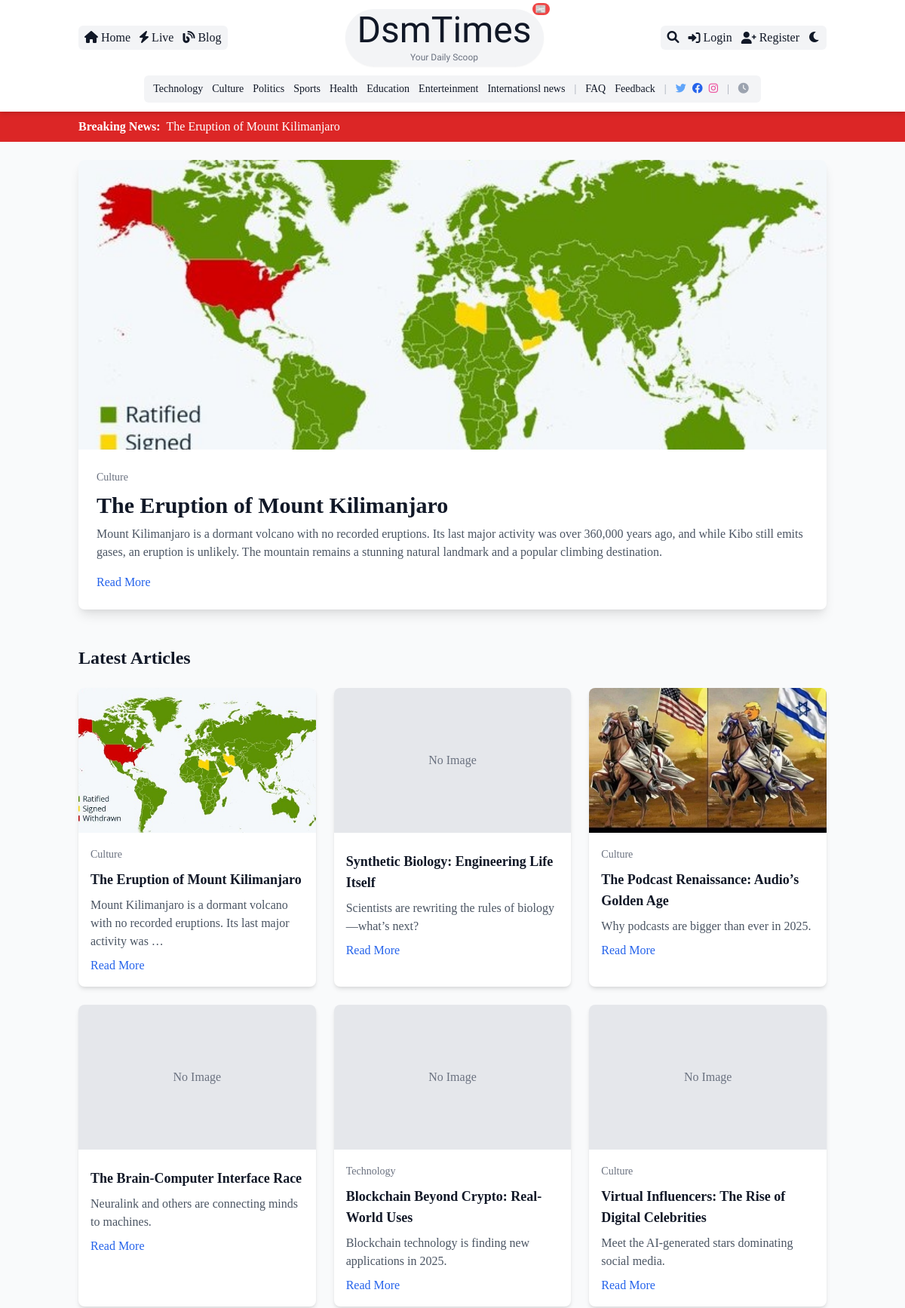
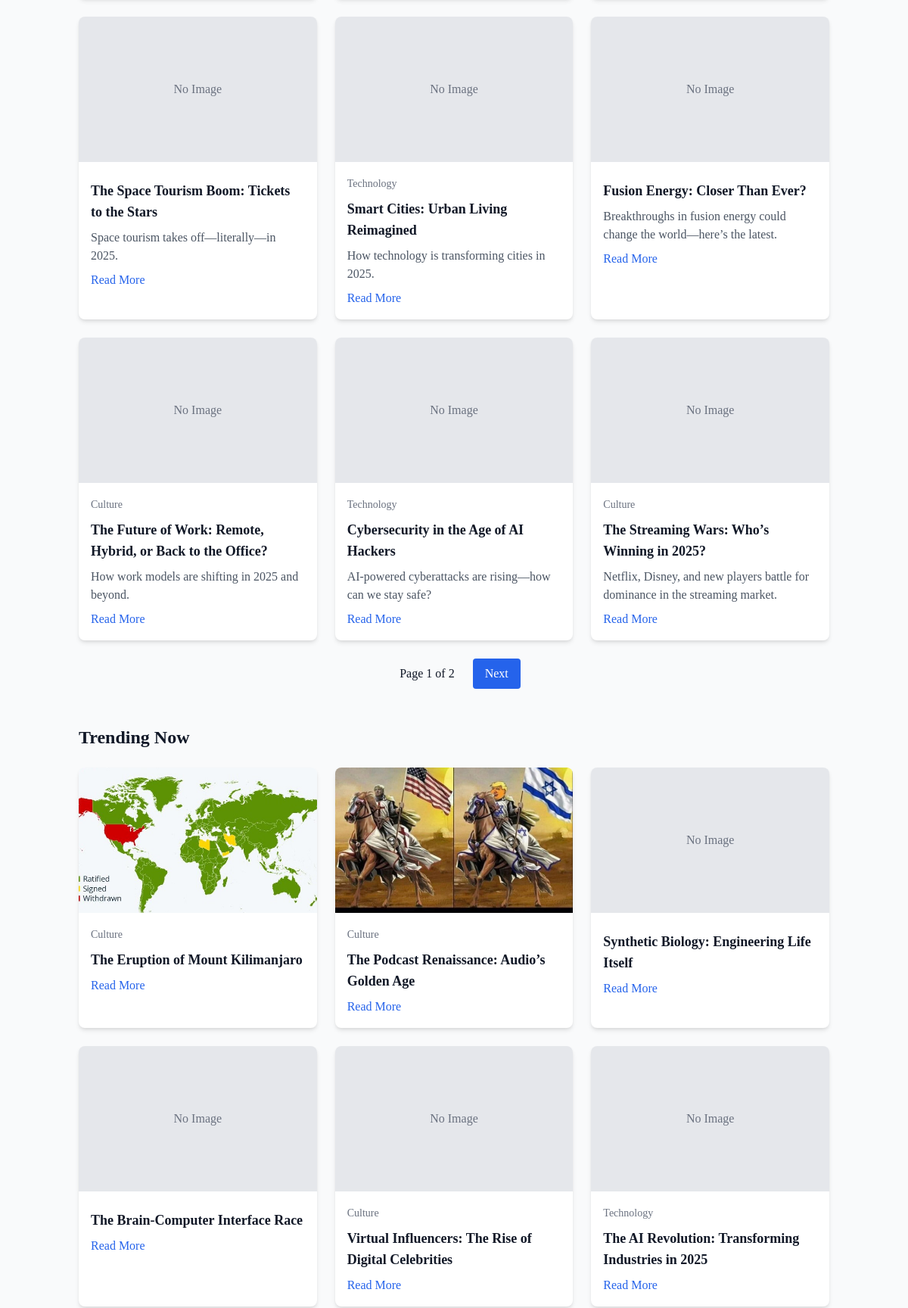
The page / (upper part) on the database its author committed (2 pictures, top to bottom).
### core/models.py (models this page shows, shortened)
class Category(models.Model):
    name = models.CharField(max_length=100, unique=True)
    slug = models.SlugField(unique=True)
    description = models.TextField(blank=True)
    image = models.ImageField(upload_to='category_images/', blank=True)
    is_special = models.BooleanField(default=False)
    color = models.CharField(max_length=7, blank=True, default='#000000')  # Hex color code

class Article(models.Model):
    STATUS_CHOICES = (
        ('draft', 'Draft'),
        ('pending', 'Pending Approval'),
        ('published', 'Published'),
        ('hidden', 'Hidden'),
    )
    title = models.CharField(max_length=200)
    slug = models.SlugField(unique=True)
    author = models.ForeignKey(User, on_delete=models.CASCADE, related_name='articles')
    category = models.ForeignKey(Category, on_delete=models.SET_NULL, null=True)
    tags = models.ManyToManyField(Tag, blank=True)
    content = models.TextField()
    summary = models.TextField(max_length=500)
    featured_image = models.ImageField(upload_to='article_images/', blank=True, null=True)
    is_premium = models.BooleanField(default=False)
    status = models.CharField(max_length=20, choices=STATUS_CHOICES, default='draft')
    submitted_at = models.DateTimeField(auto_now_add=True)
    published_at = models.DateTimeField(null=True, blank=True)
    updated_at = models.DateTimeField(auto_now=True)
    views_count = models.PositiveIntegerField(default=0)
    read_time_minutes = models.PositiveIntegerField(default=5)
    breaking_news = models.BooleanField(default=False)
    likes = models.ManyToManyField(User, related_name='liked_articles', blank=True)

### core/views.py (the view)
# urls.py: path('', views.home, name='home'),
def home(request):
    breaking_news = Article.objects.filter(breaking_news=True, status='published').order_by('-published_at')[:1]
    featured_article = Article.objects.filter(status='published', is_premium=False).order_by('-published_at').first()
    latest_articles = Article.objects.filter(status='published').order_by('-published_at')
    paginator = Paginator(latest_articles, 12)
    page_number = request.GET.get('page')
    page_obj = paginator.get_page(page_number)
    trending_articles = Article.objects.filter(status='published').order_by('-views_count')[:6]
    categories = Category.objects.all()
    return render(request, 'core/home.html', {
        'breaking_news': breaking_news,
        'featured_article': featured_article,
        'page_obj': page_obj,
        'trending_articles': trending_articles,
        'categories': categories,
    })

### core/context_processors.py (called while the page is built)
def global_context(request):
    categories = Category.objects.all()
    dark_mode = request.session.get('dark_mode', False)
    return {'categories': categories, 'dark_mode': dark_mode}

### core/templates/core/home.html (shortened to what this page needs)
{% extends 'core/base.html' %}
{% block content %}
    {% if featured_article %}
        <section class="max-w-6xl mx-auto mb-12 px-4 sm:px-0">
            <div class="bg-white dark:bg-gray-800 rounded-lg shadow-lg overflow-hidden">
                {% if featured_article.featured_image %}
                    <img src="{{ featured_article.featured_image.url }}" class="w-full h-48 sm:h-64 md:h-96 object-cover" alt="{{ featured_article.title }}">
                {% else %}
                    <div class="w-full h-48 sm:h-64 md:h-96 bg-gray-200 dark:bg-gray-700 flex items-center justify-center text-gray-500 dark:text-gray-400">No Image</div>
                {% endif %}
                <div class="p-4 sm:p-6">
                    <span class="text-sm text-gray-500 dark:text-gray-400 {% if featured_article.category.is_special %}special-category{% endif %}" data-color="{{ featured_article.category.color }}">
                        {{ featured_article.category.name }}
                    </span>
                    <h2 class="text-2xl sm:text-3xl font-bold mt-2 text-gray-900 dark:text-white">{{ featured_article.title }}</h2>
                    <p class="mt-2 text-gray-600 dark:text-gray-300">{{ featured_article.summary }}</p>
                    <a href="{% url 'article_detail' featured_article.slug %}" class="mt-4 inline-block text-blue-600 hover:underline">Read More</a>
                </div>
            </div>
        </section>
    {% endif %}
    <section class="max-w-6xl mx-auto px-4 sm:px-0">
        <h2 class="text-2xl font-semibold mb-6 text-gray-900 dark:text-white">Latest Articles</h2>
        <div class="grid grid-cols-1 sm:grid-cols-2 lg:grid-cols-3 gap-6">
            {% for article in page_obj %}
                <div class="bg-white dark:bg-gray-800 rounded-lg shadow-md overflow-hidden hover:shadow-lg transition">
                    {% if article.featured_image %}
                        <img src="{{ article.featured_image.url }}" class="w-full h-48 object-cover" alt="{{ article.title }}">
                    {% else %}
                        <div class="w-full h-48 bg-gray-200 dark:bg-gray-700 flex items-center justify-center text-gray-500 dark:text-gray-400">No Image</div>
                    {% endif %}
                    <div class="p-4">
                        <span class="text-sm text-gray-500 dark:text-gray-400 {% if article.category.is_special %}special-category{% endif %}" data-color="{{ article.category.color }}">
                            {{ article.category.name }}
                        </span>
                        <h3 class="text-lg font-semibold mt-2 text-gray-900 dark:text-white">{{ article.title }}</h3>
                        <p class="mt-2 text-gray-600 dark:text-gray-300">{{ article.summary|truncatewords:15 }}</p>
                        <a href="{% url 'article_detail' article.slug %}" class="mt-2 inline-block text-blue-600 hover:underline">Read More</a>
                    </div>
                </div>
            {% empty %}
                <p class="text-gray-600 dark:text-gray-300 col-span-full">No articles available.</p>
            {% endfor %}
        </div>
        <div class="mt-6 flex justify-center space-x-2">
            <span class="px-4 py-2">Page {{ page_obj.number }} of {{ page_obj.paginator.num_pages }}</span>
            {% if page_obj.has_next %}
                <a href="?page={{ page_obj.next_page_number }}" class="px-4 py-2 bg-blue-600 text-white rounded hover:bg-blue-700">Next</a>
            {% endif %}
        </div>
    </section>
    {% if trending_articles %}
        <section class="max-w-6xl mx-auto mt-12 px-4 sm:px-0">
            <h2 class="text-2xl font-semibold mb-6 text-gray-900 dark:text-white">Trending Now</h2>
            <div class="grid grid-cols-1 sm:grid-cols-2 lg:grid-cols-3 gap-6">
                {% for article in trending_articles %}
                    <div class="bg-white dark:bg-gray-800 rounded-lg shadow-md overflow-hidden hover:shadow-lg transition">
                        {% if article.featured_image %}
                            <img src="{{ article.featured_image.url }}" class="w-full h-48 object-cover" alt="{{ article.title }}">
                        {% else %}
                            <div class="w-full h-48 bg-gray-200 dark:bg-gray-700 flex items-center justify-center text-gray-500 dark:text-gray-400">No Image</div>
                        {% endif %}
                        <div class="p-4">
                            <span class="text-sm text-gray-500 dark:text-gray-400 {% if article.category.is_special %}special-category{% endif %}" data-color="{{ article.category.color }}">
                                {{ article.category.name }}
                            </span>
                            <h3 class="text-lg font-semibold mt-2 text-gray-900 dark:text-white">{{ article.title }}</h3>
                            <a href="{% url 'article_detail' article.slug %}" class="mt-2 inline-block text-blue-600 hover:underline">Read More</a>
                        </div>
                    </div>
                {% endfor %}
            </div>
        </section>
    {% endif %}
{% endblock %}

### core/templates/core/base.html (shortened to what this page needs)
{% load static %}
<!DOCTYPE html>
<html lang="en" class="{% if request.session.dark_mode %}dark{% endif %}">
<head>
    <link href="https://cdn.jsdelivr.net/npm/tailwindcss@2.2.19/dist/tailwind.min.css" rel="stylesheet">
    <link rel="stylesheet" href="https://cdnjs.cloudflare.com/ajax/libs/font-awesome/6.0.0/css/all.min.css">
    <link rel="stylesheet" href="{% static 'css/custom.css' %}">
</head>
<body class="bg-gray-50 dark:bg-gray-900 text-gray-900 dark:text-gray-100 font-serif antialiased">
    <header class="bg-white dark:bg-gray-800 shadow-md sticky top-0 z-50">
        <nav class="container mx-auto px-4 py-3">
            <div class="flex items-center justify-between">
                <div class="hidden sm:flex items-center space-x-3 bg-gray-100 dark:bg-transparent rounded-md px-2 py-1">
                    <a href="{% url 'home' %}" class="hover:text-blue-400 transition"><i class="fas fa-home mr-1"></i>Home</a>
                    <a href="{% url 'live_updates' %}" class="hover:text-blue-400 transition"><i class="fas fa-bolt mr-1"></i>Live</a>
                    <a href="{% url 'blog' %}" class="hover:text-blue-400 transition"><i class="fas fa-blog mr-1"></i>Blog</a>
                </div>
                <div class="flex-1 flex justify-center">
                    <a href="{% url 'home' %}" class="relative text-4xl sm:text-5xl lobster-regular font-semibold text-gray-900 dark:text-white hover:text-blue-500 transition-colors duration-300 ease-in-out bg-gray-100 dark:bg-transparent rounded-full px-4 py-1 shadow-sm dark:shadow-none">
                        DsmTimes
                        <span class="absolute -top-2 -right-2 text-xs bg-red-500 text-white rounded-full px-1 animate-pulse">📰</span>
                        <span class="block text-xs text-center text-gray-500 dark:text-gray-300 mt-1">Your Daily Scoop</span>
                    </a>
                </div>
                <div class="flex items-center space-x-2 sm:space-x-3 bg-gray-100 dark:bg-transparent rounded-md px-2 py-1">
                    <a href="{% url 'search' %}" class="hover:text-blue-400 transition"><i class="fas fa-search"></i></a>
                    {% if user.is_authenticated %}
                        <a href="{% url 'profile' %}" class="hover:text-blue-400 transition hidden sm:flex items-center text-sm"><i class="fas fa-user mr-1"></i>{{ user.username|truncatechars:10 }}{% if user.userprofile.is_editor %}{% if user.userprofile.is_chief_editor %} (Chief){% else %} (Ed){% endif %}{% endif %}</a>
                        {% if user.userprofile.is_chief_editor %}
                            <a href="{% url 'custom_admin' %}" class="hover:text-blue-400 transition hidden sm:flex items-center"><i class="fas fa-crown mr-1"></i>Admin</a>
                        {% endif %}
                        <form method="post" action="{% url 'logout' %}" class="inline hidden sm:block">
                            {% csrf_token %}
                            <button type="submit" class="hover:text-blue-400 transition flex items-center"><i class="fas fa-sign-out-alt mr-1"></i>Logout</button>
                        </form>
                    {% else %}
                        <a href="{% url 'login' %}" class="hover:text-blue-400 transition hidden sm:flex items-center"><i class="fas fa-sign-in-alt mr-1"></i>Login</a>
                        <a href="{% url 'register' %}" class="hover:text-blue-400 transition hidden sm:flex items-center"><i class="fas fa-user-plus mr-1"></i>Register</a>
                    {% endif %}
                    <a href="{% url 'toggle_dark_mode' %}" class="hover:text-blue-400 transition">
                        <i class="{% if request.session.dark_mode %}fas fa-sun text-yellow-400{% else %}fas fa-moon{% endif %}"></i>
                    </a>
                </div>
            </div>
            <div class="hidden sm:flex justify-center mt-3">
                <div class="bg-gray-100 dark:bg-transparent rounded-md px-3 py-2 flex flex-wrap items-center space-x-3 text-sm">
                    {% for category in categories %}
                        <a href="{% url 'category_detail' category.slug %}" class="hover:text-blue-400 transition relative {% if category.is_special %}special-category{% endif %}" data-color="{{ category.color }}">
                            {{ category.name }}
                        </a>
                    {% endfor %}
                    <span class="text-gray-400 dark:text-gray-300 mx-1">|</span>
                    <a href="{% url 'faq' %}" class="hover:text-blue-400 transition">FAQ</a>
                    <a href="{% url 'feedback' %}" class="hover:text-blue-400 transition">Feedback</a>
                    <span class="text-gray-400 dark:text-gray-300 mx-1">|</span>
                    <div class="flex space-x-2">
                        <a href="#" class="text-blue-400 hover:text-blue-500"><i class="fab fa-twitter"></i></a>
                        <a href="#" class="text-blue-600 hover:text-blue-700"><i class="fab fa-facebook"></i></a>
                        <a href="#" class="text-pink-500 hover:text-pink-600"><i class="fab fa-instagram"></i></a>
                    </div>
                    <span class="text-gray-400 dark:text-gray-300 mx-1">|</span>
                    <span><i class="fas fa-clock mr-1 text-gray-400 dark:text-gray-300"></i>{{ "now"|date:"H:i, F j, Y" }}</span>
                </div>
            </div>
        </nav>
    </header>
    {% if breaking_news %}
        <div class="bg-red-600 text-white py-2">
            <div class="container mx-auto px-4 flex items-center flex-wrap">
                <span class="font-bold mr-2">Breaking News:</span>
                {% for article in breaking_news %}
                    <a href="{% url 'article_detail' article.slug %}" class="hover:underline mr-2">{{ article.title }}</a>
                {% endfor %}
            </div>
        </div>
    {% endif %}
    <main class="container mx-auto px-4 py-6">
        {% block content %}{% endblock %}
    </main>
</body>
</html>

### static/css/custom.css (style rules this page uses)
body { font-family: 'Times New Roman', Times, serif; }
.lobster-regular { font-family: "Lobster", sans-serif; font-weight: 400; font-style: normal; }

### rows shown on the page
Category: name "Technology"
Category: name "Culture"
Category: name "Politics"
Category: name "Sports"
Category: name "Health"
Category: name "Education"
Category: name "Enterteinment"
Category: name "Internationsl news"
Article: title "The Eruption of Mount Kilimanjaro", featured_image (picture), category.name "Culture", summary "Mount Kilimanjaro is a dormant volcano with no recorded eruptions. Its last major activity was over 360,000 years ago, and while Kibo still emits gases, an eruption is unlikely. The mountain remains a stunning natural landmark and a popular climbing destination.", summary "Mount Kilimanjaro is a dormant volcano with no recorded eruptions. Its last major activity was …"
Article: featured_image "No Image", title "Synthetic Biology: Engineering Life Itself", summary "Scientists are rewriting the rules of biology—what’s next?"
Article: featured_image (picture), category.name "Culture", title "The Podcast Renaissance: Audio’s Golden Age", summary "Why podcasts are bigger than ever in 2025."
Article: featured_image "No Image", title "The Brain-Computer Interface Race", summary "Neuralink and others are connecting minds to machines."
Article: featured_image "No Image", category.name "Technology", title "Blockchain Beyond Crypto: Real-World Uses", summary "Blockchain technology is finding new applications in 2025."
Article: featured_image "No Image", category.name "Culture", title "Virtual Influencers: The Rise of Digital Celebrities", summary "Meet the AI-generated stars dominating social media."
Article: featured_image "No Image", title "The Space Tourism Boom: Tickets to the Stars", summary "Space tourism takes off—literally—in 2025."
Article: featured_image "No Image", category.name "Technology", title "Smart Cities: Urban Living Reimagined", summary "How technology is transforming cities in 2025."
Article: featured_image "No Image", title "Fusion Energy: Closer Than Ever?", summary "Breakthroughs in fusion energy could change the world—here’s the latest."
Article: featured_image "No Image", category.name "Culture", title "The Future of Work: Remote, Hybrid, or Back to the Office?", summary "How work models are shifting in 2025 and beyond."
Article: featured_image "No Image", category.name "Technology", title "Cybersecurity in the Age of AI Hackers", summary "AI-powered cyberattacks are rising—how can we stay safe?"
Article: featured_image "No Image", category.name "Culture", title "The Streaming Wars: Who’s Winning in 2025?", summary "Netflix, Disney, and new players battle for dominance in the streaming market."
Article: featured_image "No Image", category.name "Technology", title "The AI Revolution: Transforming Industries in 2025"

### other values the page prints
{{ page_obj.number }} "1"
{{ page_obj.paginator.num_pages }} "2"
